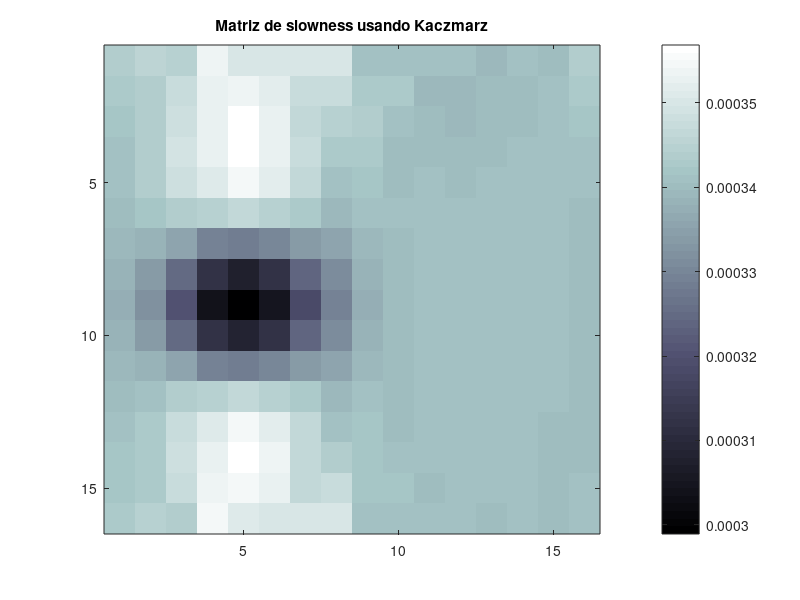
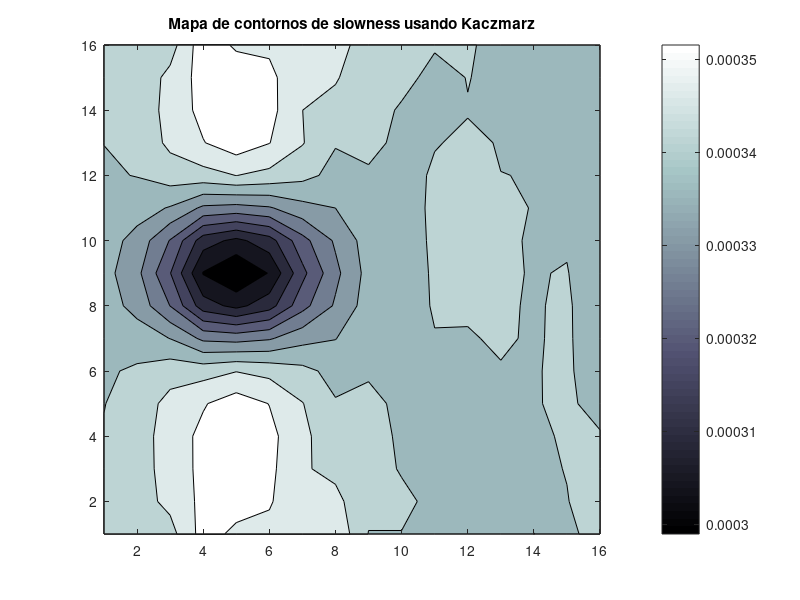
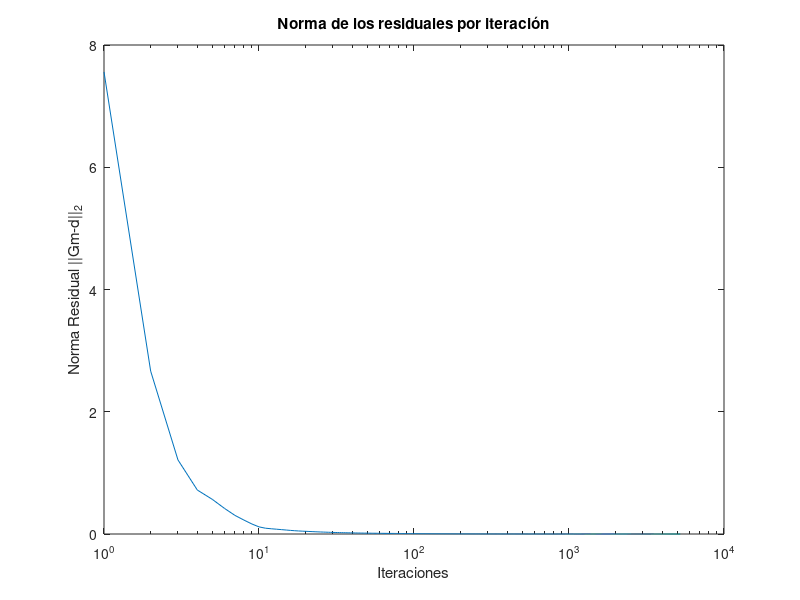
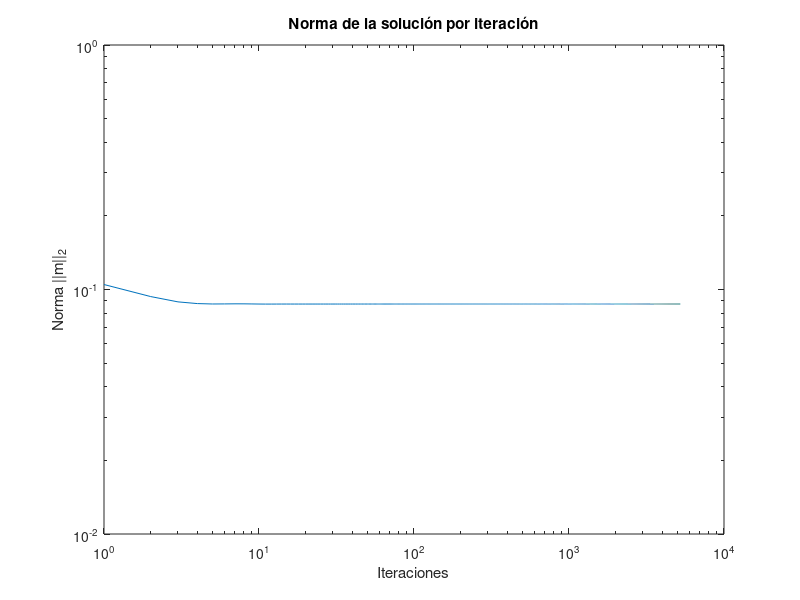

MATLAB code to generate these figures, in order:
close all
clear all
clc
load ('jitorres_crosswell.mat')
sigma=0.5;

tic
for i=1:256
v(i)=1/sigma ;
end
%Matriz
W=diag(v,0);
Gw=W*G;
dw=W*dn;
%Algoritmo de Kaczmarz
m=zeros(256,1);
residual=1;
%contador=0;
%while residual>0.0001
for j=1:5221
for i=1:255
    m=m-((((Gw(i,:)*m)-dw(i))/(Gw(i,:)*Gw(i,:)'))*(Gw(i,:)'));
end
%contador=contador+1;
%residual=norm(((Gw*m)-dw));
residual(j)=norm(((Gw*m)-dw));
res1(j)=norm(m,1);
end
toc

figure, imagesc(reshape(m,16,16))
title('Matriz de slowness usando Kaczmarz')
colormap bone
colorbar
figure, contourf(reshape(m,16,16))
title('Mapa de contornos de slowness usando Kaczmarz')
colormap bone
colorbar
figure, semilogx(residual)
title('Norma de los residuales por iteración')
xlabel('Iteraciones')
ylabel('Norma Residual ||Gm-d||_2')
figure, loglog(res1)
title('Norma de la solución por iteración')
xlabel('Iteraciones')
ylabel('Norma ||m||_2')


